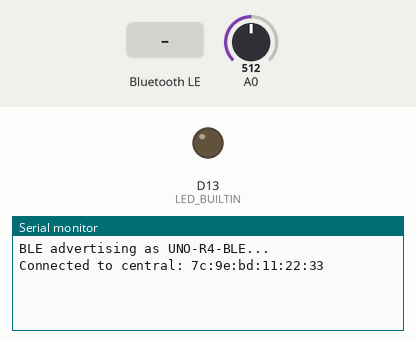
The sketch below on a simulated Arduino Uno R4 WiFi. On the bench: output pins drawn as LEDs (lit = HIGH), the last lines printed to the serial monitor. The inputs (shaded band) are chosen by the test bench; at power-on: A0 = 512. Nothing arrives over Bluetooth unless stated; a phone connects over Bluetooth LE 3 s after start.

Above: at 3.8 s.
3.9 s: Bluetooth LE write ">" received
At 4.5 s:
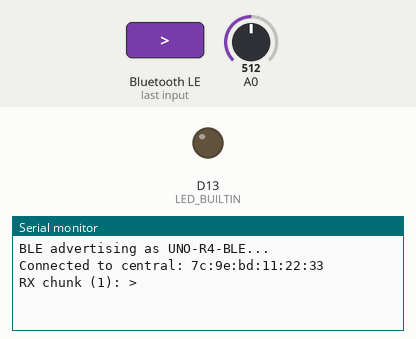
5.4 s: Bluetooth LE write "0" received
At 6.8 s:
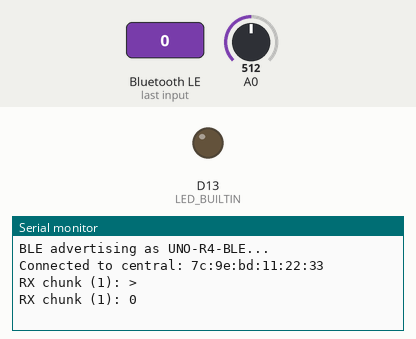

The sketch:

r4BLEConnection.ino
```cpp
#include <ArduinoBLE.h>

// Must match your iOS UUIDs exactly:
const char* SERVICE_UUID = "4fafc201-1fb5-459e-8fcc-c5c9c331914b";

// Two-way characteristics (match iOS BLEController):
// TX (Arduino -> iOS): notify/read
const char* CHAR_TX_UUID = "beb5483e-36e1-4688-b7f5-ea07361b26a9";
// RX (iOS -> Arduino): write
const char* CHAR_RX_UUID = "beb5483e-36e1-4688-b7f5-ea07361b26aa";

BLEService dataService(SERVICE_UUID);
BLECharacteristic txChar(CHAR_TX_UUID, BLERead | BLENotify, 40);
BLECharacteristic rxChar(CHAR_RX_UUID, BLEWrite, 40);

unsigned long lastSendMs = 0;

// Example telemetry source (replace with your sensor/ADC/etc.)
float readValue() {
  int raw = analogRead(A0);
  return raw / 1023.0f; // 0..1
}

// --- Stream parser for RX messages like: 0:1> ---
// We buffer because BLE writes can arrive in chunks.
String rxBuffer;

static inline void handleMessage(const String& msg) {
  // Expected: "<address>:<value>"
  // Example: "0:1"
  int colon = msg.indexOf(':');
  if (colon < 0) {
    Serial.print("Bad msg (no ':'): ");
    Serial.println(msg);
    return;
  }

  String addrStr = msg.substring(0, colon);
  String valStr  = msg.substring(colon + 1);

  addrStr.trim();
  valStr.trim();

  int address = addrStr.toInt();
  int value   = valStr.toInt();

  Serial.print("Parsed address=");
  Serial.print(address);
  Serial.print(" value=");
  Serial.println(value);

  // ---- Do something with (address, value) ----
  // Example: address 0 controls LED, value 0/1 off/on
  if (address == 0) {
    if(value == 2){
      digitalWrite(LED_BUILTIN, HIGH);
    }
    if(value == 1){
      digitalWrite(LED_BUILTIN, LOW);
    }


  }

  // Add more addresses here...
}

static inline void feedRxBytes(const char* data, int n) {
  for (int i = 0; i < n; i++) {
    char c = data[i];

    // End-of-message marker is '>'
    if (c == '>') {
      // We got a complete message payload in rxBuffer, process it.
      String msg = rxBuffer;
      rxBuffer = "";

      msg.trim();
      if (msg.length() > 0) {
        handleMessage(msg);
      }
      continue;
    }

    // Ignore newlines (optional)
    if (c == '\r' || c == '\n') continue;

    // Accumulate
    rxBuffer += c;

    // Safety: prevent runaway if terminator never arrives
    if (rxBuffer.length() > 120) {
      Serial.println("RX buffer overflow, clearing");
      rxBuffer = "";
    }
  }
}

void setup() {
  Serial.begin(115200);
  while (!Serial) {}

  if (!BLE.begin()) {
    Serial.println("BLE.begin() failed.");
    while (1) delay(1000);
  }

  BLE.setLocalName("UNO-R4-BLE");
  BLE.setDeviceName("UNO-R4-BLE");
  BLE.setAdvertisedService(dataService);

  dataService.addCharacteristic(txChar);
  dataService.addCharacteristic(rxChar);
  BLE.addService(dataService);

  // Initial TX value
  txChar.writeValue((const uint8_t*)"0.0000>", 7);

  BLE.advertise();
  Serial.println("BLE advertising as UNO-R4-BLE...");
  pinMode(LED_BUILTIN, OUTPUT);
}

void loop() {
  BLEDevice central = BLE.central();

  if (central) {
    Serial.print("Connected to central: ");
    Serial.println(central.address());

    while (central.connected()) {
      // 1) Receive commands from iOS on RX characteristic
      if (rxChar.written()) {
        int len = rxChar.valueLength();
        if (len > 0) {
          uint8_t raw[64];
          int n = (len < (int)sizeof(raw)) ? len : (int)sizeof(raw);
          rxChar.readValue(raw, n);

          // Debug: print the raw chunk
          Serial.print("RX chunk (");
          Serial.print(n);
          Serial.print("): ");
          for (int i = 0; i < n; i++) Serial.write((char)raw[i]);
          Serial.println();

          // Feed into stream parser
          feedRxBytes((const char*)raw, n);
        }
      }

      // 2) Send telemetry to iOS on TX characteristic (Notify)
      if (millis() - lastSendMs >= 50) { // 20 Hz
        lastSendMs = millis();

        float v = readValue();

        char buf[32];
        // keep your original telemetry format: "0.1234>"
        snprintf(buf, sizeof(buf), "%.4f>", v);

        txChar.writeValue((const uint8_t*)buf, strlen(buf));
      }

      BLE.poll();
    }

    Serial.println("Disconnected.");
    rxBuffer = "";
  }
}
```

Measured:
- after the input at 3.9 s, the serial monitor: prints a new line at once (image 1)
- after the input at 5.4 s, the serial monitor: prints a new line at once (image 2)
